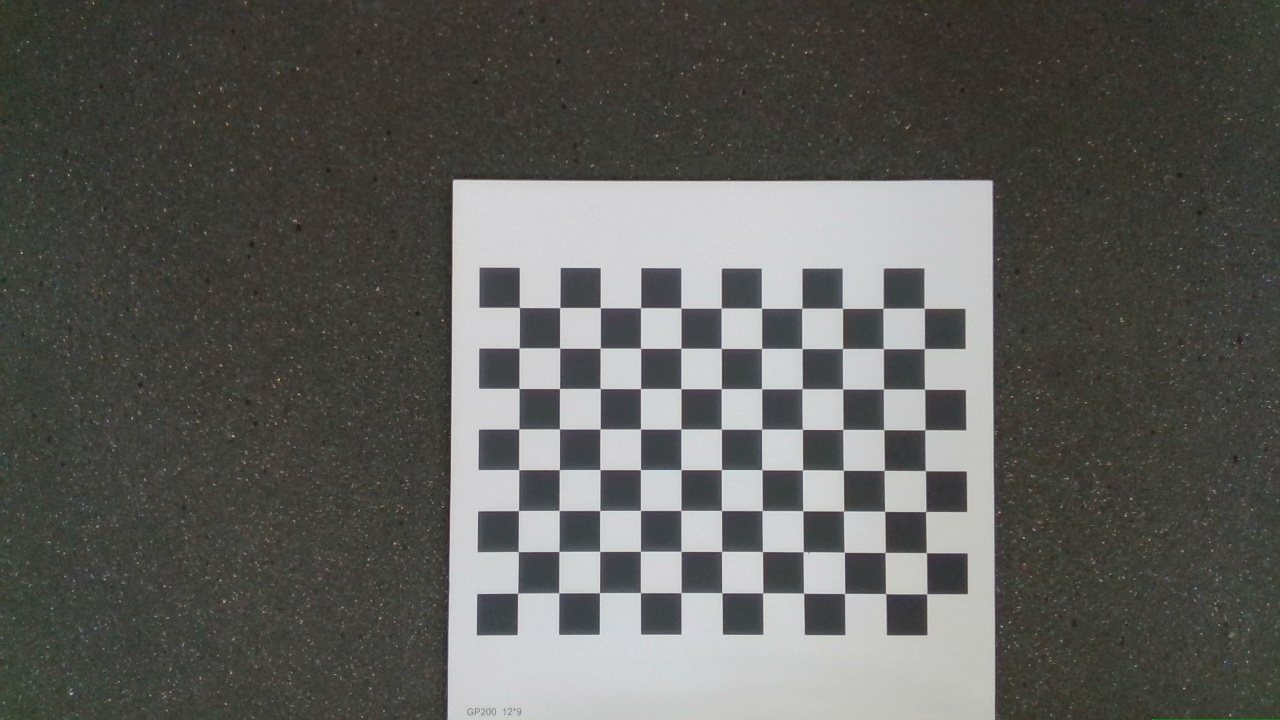
#> input picture 4.jpg, 1280 x 720 px
$ python test.py
#> lines starting #> are read from the running program, lines starting #| are printed output that depends on the picture; after the words box and inside, x2 and y2 are one past the last pixel; in counts of white or black regions, pixels touching at a corner belong together
import cv2
import numpy as np
import glob


criteria = (cv2.TERM_CRITERIA_EPS + cv2.TERM_CRITERIA_MAX_ITER, 15, 0.001)

w = 11
h = 8
# 世界坐标系中的棋盘格点,例如(0,0,0), (1,0,0), (2,0,0) ....,(8,5,0)，去掉Z坐标，记为二维矩阵
objp = np.zeros((w*h,3), np.float32)
objp[:,:2] = np.mgrid[0:w,0:h].T.reshape(-1,2)

objpoints = [] # 在世界坐标系中的三维点
imgpoints = [] # 在图像平面的二维点

images = glob.glob('./4.jpg')
for fname in images:
    img = cv2.imread(fname)
#> img is the input picture: shape (720, 1280, 3); mean B, G, R 89.7, 93.5, 93.3
    gray = cv2.cvtColor(img,cv2.COLOR_BGR2GRAY)
    # 找到棋盘格角点
    ret, corners = cv2.findChessboardCorners(gray, (w,h),None)
#> ret = True; corners = 88 rows, first 8: [519.3, 307.4], [559.7, 307.6], [600.3, 307.8], [640.6, 307.7], [681, 308.1], [721.3, 308], [761.5, 308.2], [801.7, 308.3]
    # 如果找到足够点对，将其存储起来
    if ret == True:
        cv2.cornerSubPix(gray,corners,(11,11),(-1,-1), criteria)

        objpoints.append(objp)
        imgpoints.append(corners)
        print(corners)
#> (printed output is left out)
        # 将角点在图像上显示

        cv2.drawChessboardCorners(img, (w,h), corners, ret)
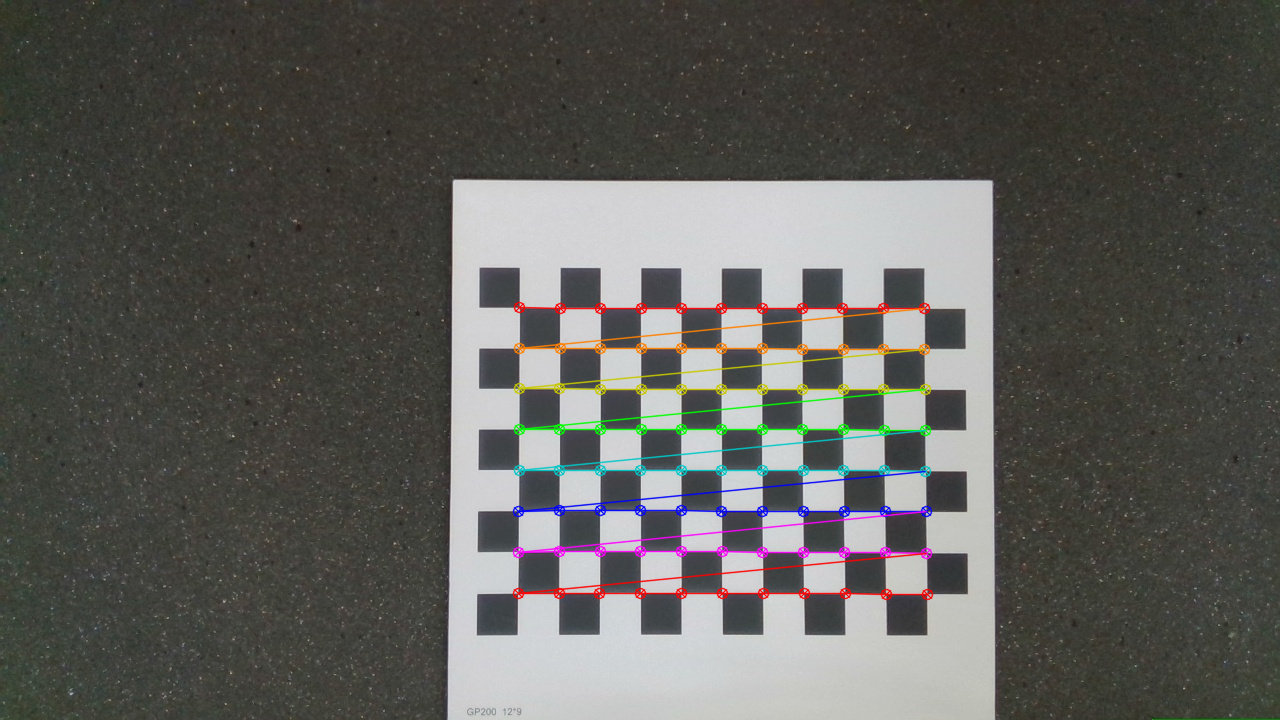
#> img: shape (720, 1280, 3); 2.7% of pixels changed, all inside (x1, y1, x2, y2) = (512, 301, 934, 601)
        cv2.imshow('findCorners',img)
        cv2.waitKey(100)
cv2.destroyAllWindows()
# 标定
ret, mtx, dist, r, T_plane2cam = cv2.calibrateCamera(objpoints, imgpoints, gray.shape[::-1], None, None)
#> ret = 0.0899; mtx = [[1092.2, 0, 611.8], [0, 1091.3, 343.6], [0, 0, 1]]; dist = [[0.0282, 1.67, -0.00228, -0.00125, -8.71]]; r = ([-0.0266, -0.0174, 0.00206],); T_plane2cam = ([-2.29, -0.892, 27],)

$ run again, with 0.jpg copied over 4.jpg
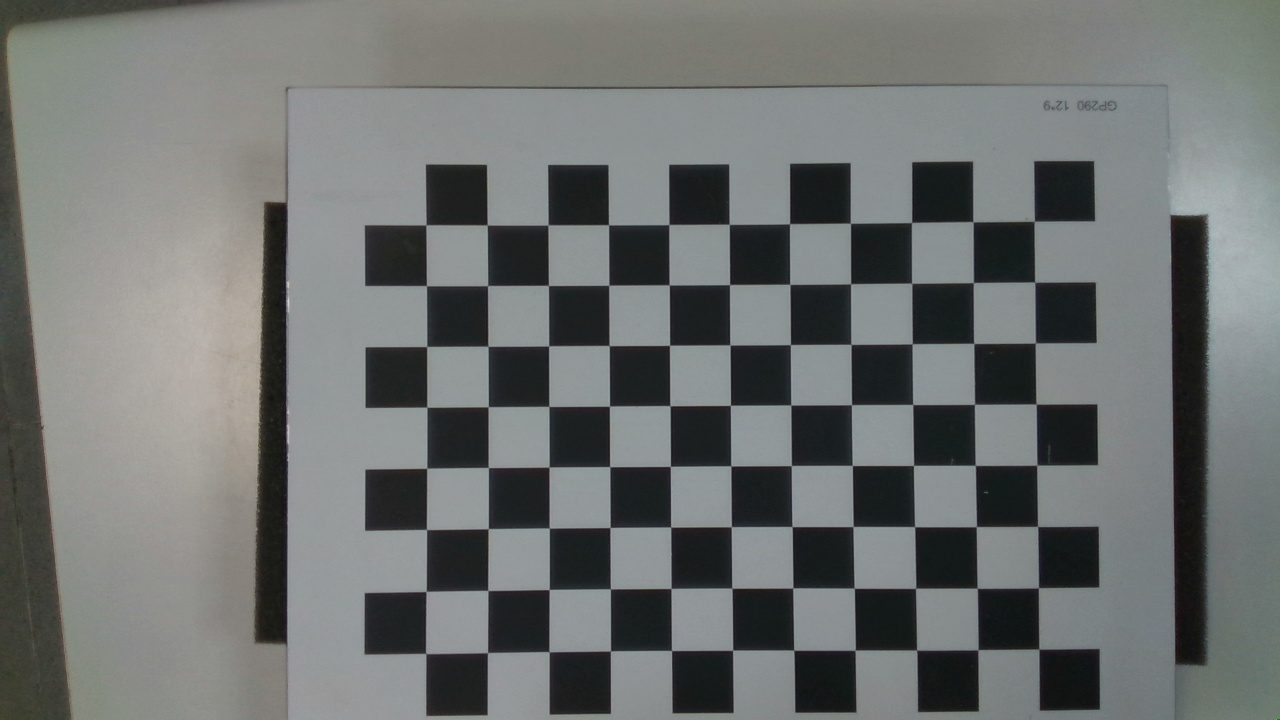
#> input picture 0.jpg, 1280 x 720 px
#> img is the input picture: shape (720, 1280, 3); mean B, G, R 112.1, 113.3, 110
#> `ret, corners = cv2.findChessboardCorners(gray, (w,h),None)`: ret = True; corners = 88 rows, first 8: [1039.6, 650], [978.2, 650.1], [916.7, 650], [855.2, 649.7], [793.9, 650.6], [732.8, 650.2], [671.8, 650.1], [610.5, 651.2]
#> (printed output is left out)
#> `cv2.drawChessboardCorners(img, (w,h), corners, ret)`:
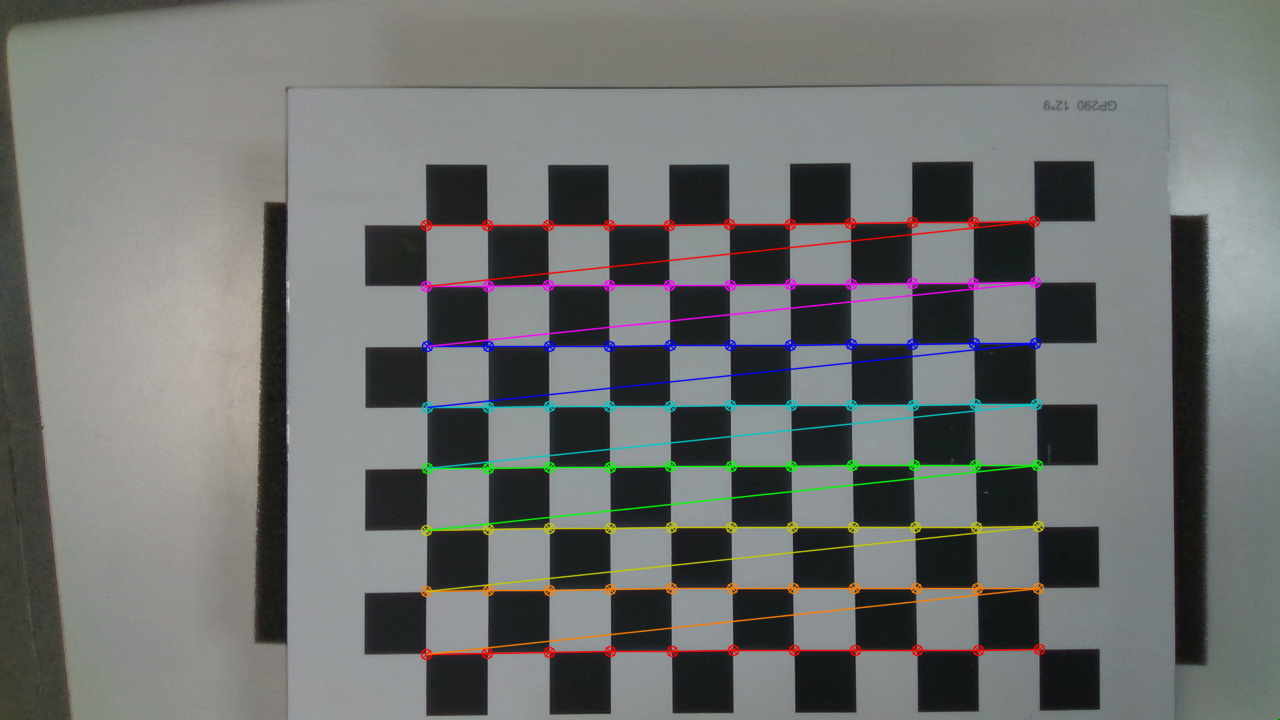
#> img: shape (720, 1280, 3); 3.72% of pixels changed, all inside (x1, y1, x2, y2) = (420, 215, 1046, 661)
#> `ret, mtx, dist, r, T_plane2cam = cv2.calibrateCamera(objpoints, imgpoi..`: ret = 0.106; mtx = [[2157.3, 0, 639.2], [0, 2158.5, 365.4], [0, 0, 1]]; dist = [[0.501, 2.69, -0.0014, -0.00474, -137.6]]; r = ([-0.0178, 0.0522, 3.14],); T_plane2cam = ([6.53, 4.63, 35.67],)
